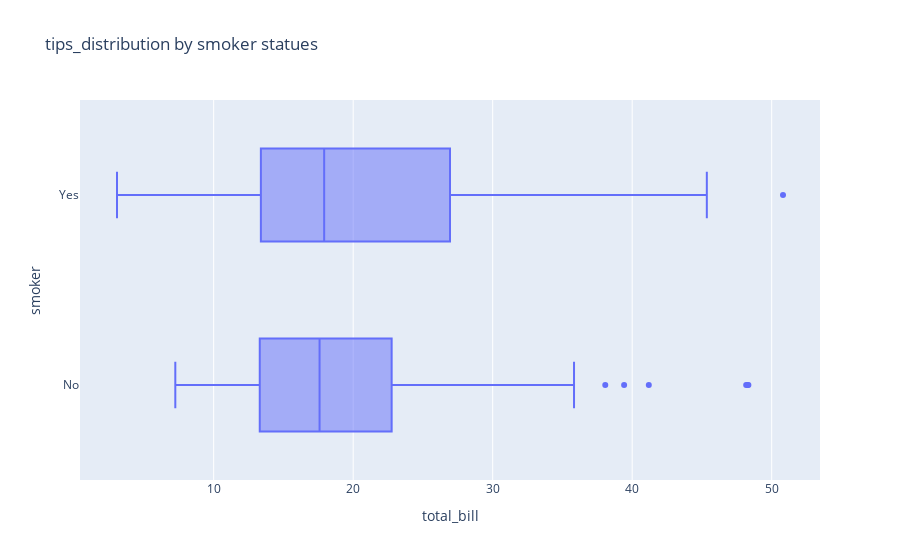

Write notebook code for a chart like this one.
### Code cell
# Creating a box plot for 'total_bill' based on smoker status
px.box(data_frame=tips,x="total_bill",y="smoker",title="tips_distribution by smoker statues")

### Figure 1 — Plotly figure (JSON) as saved in the notebook; plotly's stock layout.template omitted (floating-point values rounded to 4 significant figures; data arrays with more than 128 entries replaced by an {"elided": "..."} marker saying what was removed)
{"data": [{"alignmentgroup": "True", "hovertemplate": "total_bill=%{x}<br>smoker=%{y}<extra></extra>", "legendgroup": "", "marker": {"color": "#636efa"}, "name": "", "notched": false, "offsetgroup": "", "orientation": "h", "showlegend": false, "type": "box", "x": {"elided": "244 float values"}, "x0": " ", "xaxis": "x", "y": {"elided": "244 str values"}, "y0": " ", "yaxis": "y"}], "layout": {"boxmode": "group", "legend": {"tracegroupgap": 0}, "title": {"text": "tips_distribution by smoker statues"}, "xaxis": {"anchor": "y", "domain": [0, 1], "title": {"text": "total_bill"}}, "yaxis": {"anchor": "x", "domain": [0, 1], "title": {"text": "smoker"}}}}
